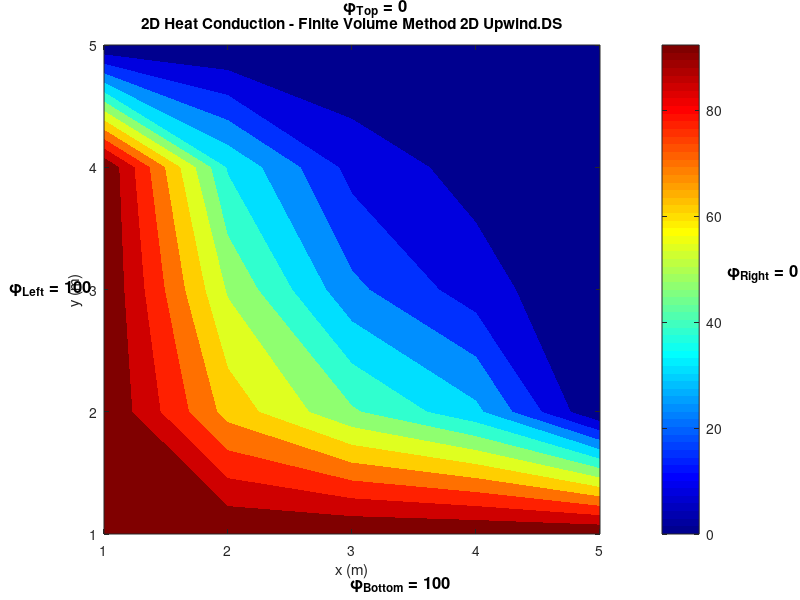
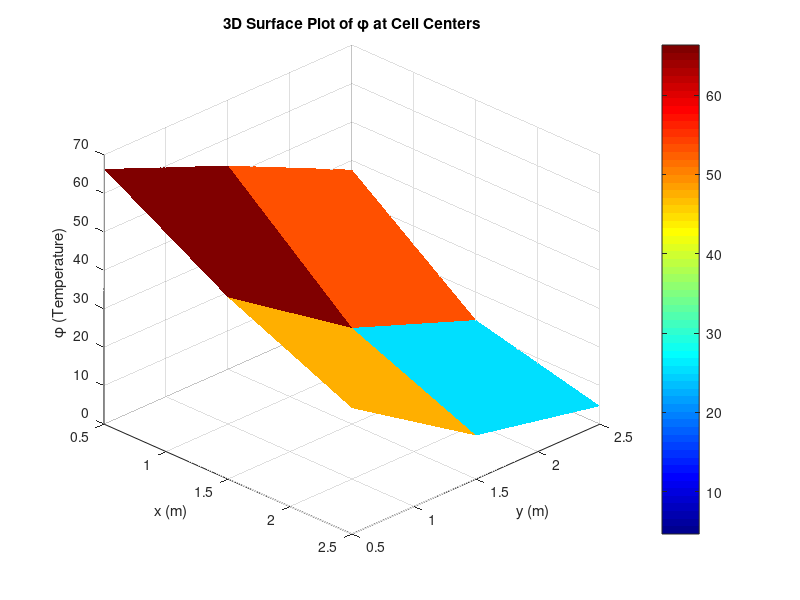

The MATLAB source for these figures, in order:
clear; clc; close all;
disp('Upwind D.S The 2D Conv-Diff Problem');
%% Gauss sidel method
% Domain size
Lx = 3;  % Length in x-direction (m)
Ly = 3;  % Length in y-direction (m)
%% Grid parameters
Nx = 3;  % Number of control volumes in x-direction
Ny = 3;  % Number of control volumes in y-direction
dx = Lx / Nx;
dy = Ly / Ny;
%% Initial Boundary Phi Values 
Phi_Left = 100;
Phi_Right = 0;
Phi_Top = 0;
Phi_Bottom = 100;

%% Given Data 
rouh =  1;    % Densityu of the fluid
Gamma = 1;
a =  10;
b = 2;
u = 1;        % Velocity of the fluid along X axis 
v = 1;        % Velocity of the fluid along Y axis 


%% convection Diffusion Coeff

% F_e = rouh*u*dy; F_w = rouh*u*dy;
% F_n = rouh*v*dx; F_s = rouh*v*dx;


F_e = rouh*u; F_w = rouh*u;
F_n = rouh*v; F_s = rouh*v;

D = Gamma/dx; %D_e = D_w = D_n = D_s;
D_e = D;
D_w = D;
D_n = D;
D_s = D;
%% Finite Volume Coefficients
aE = D_e;
aW = D_w + F_w;
aN = D_n ;
aS = D_s + F_s;
S_P = b*dx*dy;
S_u = a*dx*dy; 
% Modify coefficients near boundaries
aE_b = 2 * D_e ;
aW_b = 2 * D_w + F_w ;
aN_b = 2 * D_n ;
aS_b = 2 * D_s + F_s;
%% Initialize temperature field
phi = zeros(Ny+2, Nx+2);

% Apply Dirichlet Boundary Conditions
phi(:, 1)   = Phi_Left; % Left boundary (x = 0)
phi(:, end) = Phi_Right; % Right boundary (x = Lx)
phi(1, :)   = Phi_Top; % Top boundary (y = Ly)
phi(end, :) = Phi_Bottom; % Bottom boundary (y = 0)
fprintf('The Initial Matrix With all Boundaries(Top Left Right Bottom Left \n')
disp(phi)


%% Iterative solver (Gauss-Seidel)
tol = 1e-6;
error = 1;
iter = 0;

while error > tol
    phi_old = phi;
    
    % Update interior points
    for i = 2:Nx+1
        for j = 2:Ny+1
            if i == 2  % Near left boundary
                % fprintf('left boundary - %d,%d\n',j,i)
                aW_eff = aW_b;
            else
                aW_eff = aW;
            end
%%
            if i == Nx+1  % Near right boundary
                % fprintf(' right boundary - %d,%d\n',j,i)
                aE_eff = aE_b;
            else
                aE_eff = aE;
            end
%%
            if j == 2  % Near Top boundary
                % fprintf('  Top boundary - %d,%d\n',j,i)
                aS_eff = aS_b;
            else
                aS_eff = aS;
            end
%%
            if j == Ny+1  % Near Bottom boundary
                % fprintf('   Bottom boundary - (%d,%d)\n',j,i)
                aN_eff = aN_b;
            else
                aN_eff = aN;
            end
%%
            % Compute new temperature using FVM equation
            aP = aW_eff + aE_eff + aN_eff + aS_eff + S_P;
            phi(j, i) = (aE_eff * phi(j, i+1) + aW_eff * phi(j, i-1) + ...
                       aN_eff * phi(j+1, i) + aS_eff * phi(j-1, i) + S_u) / aP;
        end
    end
    
    % Compute error
    error = max(max(abs(phi - phi_old)));
    iter = iter + 1;
end
%%
fprintf('The Final T Matrix Temp at respective nodes internal + nearer boundary\n')
disp(phi(2:end-1, 2:end-1))
disp('&');
disp(phi)

disp(['Converged in ', num2str(iter), ' iterations with error ', num2str(error)]);


% Till here function is fine function call has to writen the T as Phi ,
% please use phi insted of T
% disp('flipud(T)')
% disp(flipud(T))

% Plot solution
figure;
contourf(flipud(phi), 12, 'LineColor', 'none'); 
colorbar;
%clim([200 500]); % Fix color range
colormap(jet); % Match Python's color map
title('2D Heat Conduction - Finite Volume Method 2D Upwind.DS');
xlabel('x (m)');
ylabel('y (m)');
%% Wall Labels 
annotation('textbox',...
    [0.429385416666667 0.973101265822784 0.134416666666666 0.0263713080168778],...
    'String', {sprintf('\\phi_{Top} = %g', Phi_Top)},...
    'FitBoxToText','off',...
    'EdgeColor','none',...
    'FontSize', 12, ...
    'FontWeight', 'bold');
annotation('textbox',...
    [0.0114166666666666 0.48655063291139 0.0630625 0.06856540084388],...
    'String', {sprintf('\\phi_{Left} = %g', Phi_Left)},...
    'FitBoxToText','off',...
    'EdgeColor','none',...
    'FontSize', 12, ...
    'FontWeight', 'bold');

annotation('textbox',...
    [0.438020833333333 0.00843881856540084 0.14375 0.0358649789029536],...
    'String', {sprintf('\\phi_{Bottom} = %g', Phi_Bottom)},...
    'FitBoxToText','off',...
    'EdgeColor','none',...
    'FontSize', 12, ...
    'FontWeight', 'bold');
annotation('textbox',...
    [0.909765625 0.518459915611814 0.0749999999999998 0.0527426160337549],...
    'String', {sprintf('\\phi_{Right} = %g', Phi_Right)},...
    'FitBoxToText','off',...
    'EdgeColor','none',...
    'FontSize', 12, ...
    'FontWeight', 'bold');

%%
% Define cell-centered coordinates
Px = 1:Nx;
Py = 1:Ny;
xP = (Px - 0.5) * dx;
yP = (Py - 0.5) * dy;
[Xp, Yp] = meshgrid(xP, yP);

% Extract internal phi values (removing ghost cells)
phi_internal = phi(2:end-1, 2:end-1);

% 3D Surface Plot
figure;
surf(Xp, Yp, flipud(phi_internal), 'EdgeColor', 'none');
colorbar;
colormap(jet);
title('3D Surface Plot of \phi at Cell Centers');
xlabel('x (m)');
ylabel('y (m)');
zlabel('\phi (Temperature)');
view(45, 30); % nice viewing angle
